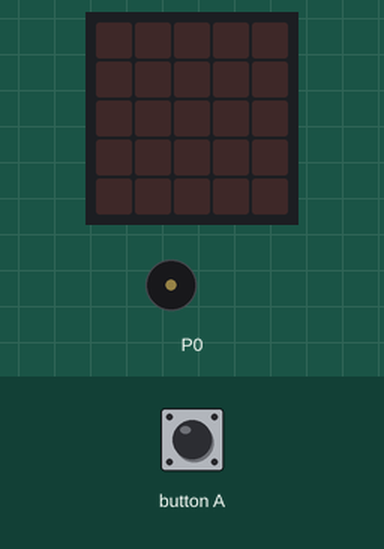
This program was run on a simulated BBC micro:bit (MakeCode). Parts: the board's 5×5 LED display, buzzer (waves = sounding). Inputs (shaded band) come from the test bench.

Above: at 5.2 s.
5.3 s: button A pressed for 0.15 s
At 6.04 s:
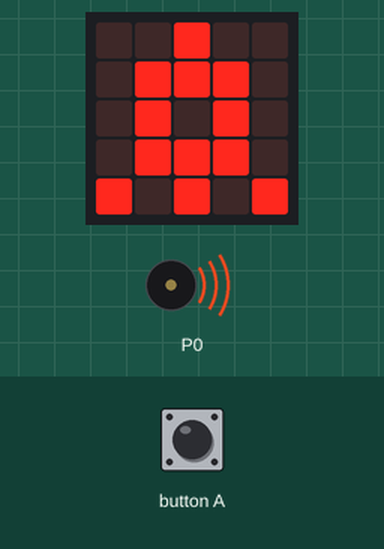
At 7.8 s:
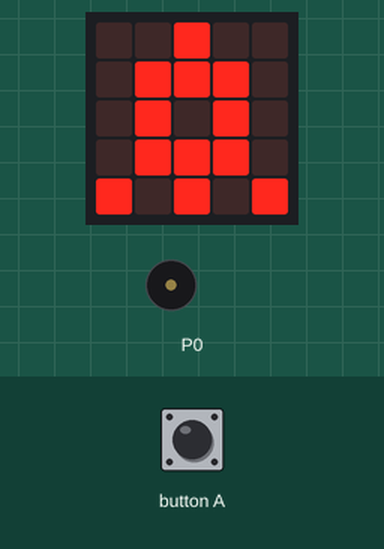
Timing chart, 0 to 9.3 s (numbered marks = the images above; inputs shaded):
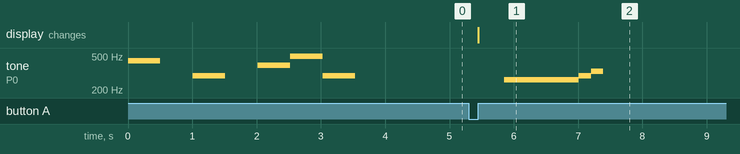

The program:

main.ts
```typescript
input.onButtonPressed(Button.A, function () {
    basic.showLeds(`
        . . # . .
        . # # # .
        . # . # .
        . # # # .
        # . # . #
        `)
    music.playMelody("C C C C C C D E ", 315)
})
music.playMelody("A - D - G B D - ", 120)
led.enable(true)
```

test.ts
```typescript
// tests gaan hier; deze zal niet worden gecompileerd wanneer dit pakket wordt gebruikt als extensie.
```

Measured:
- after the input at 5.3 s, tone on P0: silent → 262 Hz after 0.55 s, → 294 Hz 1.2 s later, → 330 Hz 0.19 s later, → silent 0.19 s later; the display: changes after 0.15 s (image 1)
